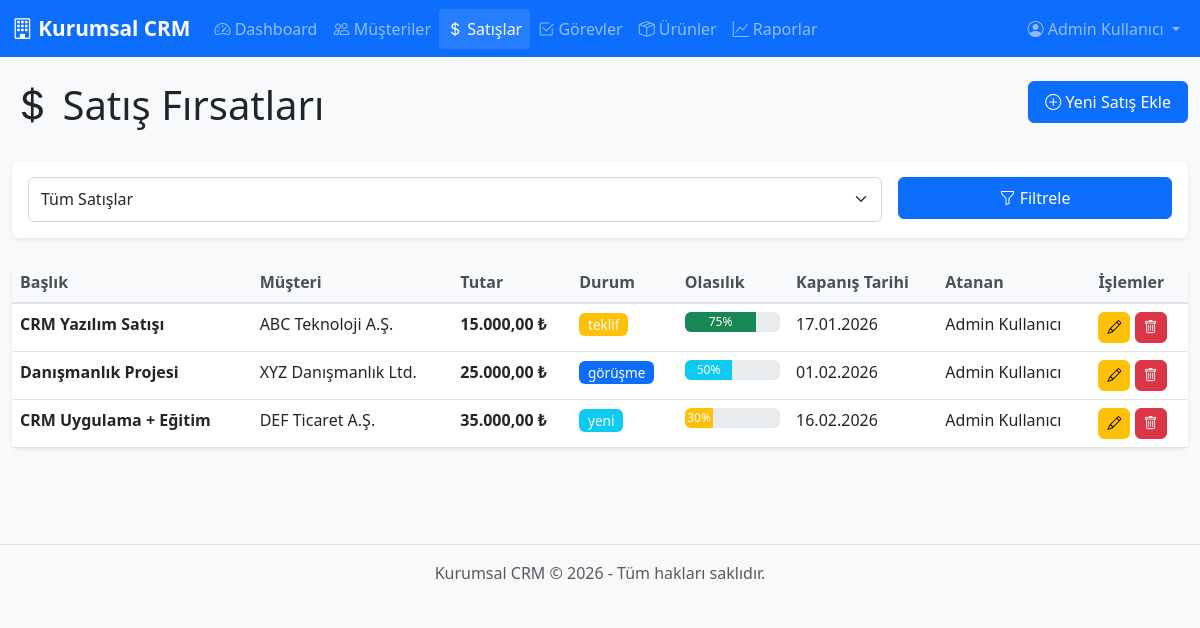
/sales.php (signed in), run on the app's committed database.
### tables this page shows
CREATE TABLE IF NOT EXISTS sales (
    id INT PRIMARY KEY AUTO_INCREMENT,
    customer_id INT NOT NULL,
    title VARCHAR(200) NOT NULL,
    description TEXT,
    amount DECIMAL(12,2) NOT NULL DEFAULT 0.00,
    currency VARCHAR(3) DEFAULT 'TRY',
    status ENUM('yeni', 'görüşme', 'teklif', 'kazanıldı', 'kaybedildi') DEFAULT 'yeni',
    probability INT DEFAULT 50,
    expected_close_date DATE,
    assigned_to INT,
    created_by INT,
    created_at TIMESTAMP DEFAULT CURRENT_TIMESTAMP,
    updated_at TIMESTAMP DEFAULT CURRENT_TIMESTAMP ON UPDATE CURRENT_TIMESTAMP,
    FOREIGN KEY (customer_id) REFERENCES customers(id) ON DELETE CASCADE,
    FOREIGN KEY (assigned_to) REFERENCES users(id) ON DELETE SET NULL,
    FOREIGN KEY (created_by) REFERENCES users(id) ON DELETE SET NULL
);

CREATE TABLE IF NOT EXISTS customers (
    id INT PRIMARY KEY AUTO_INCREMENT,
    company_name VARCHAR(200) NOT NULL,
    contact_person VARCHAR(100),
    email VARCHAR(100),
    phone VARCHAR(20),
    mobile VARCHAR(20),
    address TEXT,
    city VARCHAR(50),
    country VARCHAR(50),
    tax_number VARCHAR(50),
    industry VARCHAR(100),
    website VARCHAR(200),
    customer_type ENUM('potansiyel', 'aktif', 'pasif') DEFAULT 'potansiyel',
    notes TEXT,
    created_by INT,
    created_at TIMESTAMP DEFAULT CURRENT_TIMESTAMP,
    updated_at TIMESTAMP DEFAULT CURRENT_TIMESTAMP ON UPDATE CURRENT_TIMESTAMP,
    FOREIGN KEY (created_by) REFERENCES users(id) ON DELETE SET NULL
);

CREATE TABLE IF NOT EXISTS users (
    id INT PRIMARY KEY AUTO_INCREMENT,
    username VARCHAR(50) UNIQUE NOT NULL,
    password VARCHAR(255) NOT NULL,
    full_name VARCHAR(100) NOT NULL,
    email VARCHAR(100) UNIQUE NOT NULL,
    role ENUM('admin', 'manager', 'user') DEFAULT 'user',
    created_at TIMESTAMP DEFAULT CURRENT_TIMESTAMP,
    last_login TIMESTAMP NULL,
    status ENUM('active', 'inactive') DEFAULT 'active'
);

### sales.php (the view, shortened to what this page needs)
<?php
require_once 'config.php';
include 'header.php';
$where = "1=1";
$sales = $conn->query("SELECT s.*, c.company_name, u.full_name as assigned_name
                       FROM sales s
                       LEFT JOIN customers c ON s.customer_id = c.id
                       LEFT JOIN users u ON s.assigned_to = u.id
                       WHERE $where
                       ORDER BY s.created_at DESC");
?>
<div class="row mb-4">
    <div class="col-md-6">
        <h1><i class="bi bi-currency-dollar"></i> Satış Fırsatları</h1>
    </div>
    <div class="col-md-6 text-end">
        <a href="sale_add.php" class="btn btn-primary">
            <i class="bi bi-plus-circle"></i> Yeni Satış Ekle
        </a>
    </div>
</div>
<div class="card mb-4">
    <div class="card-body">
        <form method="GET" action="" class="row g-3">
            <div class="col-md-9">
                <select class="form-select" name="filter">
                    <option value="">Tüm Satışlar</option>
                </select>
            </div>
            <div class="col-md-3">
                <button type="submit" class="btn btn-primary w-100"><i class="bi bi-funnel"></i> Filtrele</button>
            </div>
        </form>
    </div>
</div>
<div class="card">
    <div class="card-body p-0">
        <div class="table-responsive">
            <table class="table table-hover mb-0">
                <thead>
                    <tr>
                        <th>Başlık</th>
                        <th>Müşteri</th>
                        <th>Tutar</th>
                        <th>Durum</th>
                        <th>Olasılık</th>
                        <th>Kapanış Tarihi</th>
                        <th>Atanan</th>
                        <th>İşlemler</th>
                    </tr>
                </thead>
                <tbody>
                    <?php if ($sales->num_rows > 0): ?>
                        <?php while ($sale = $sales->fetch_assoc()): ?>
                        <tr>
                            <td><strong><?php echo htmlspecialchars($sale['title']); ?></strong></td>
                            <td><?php echo htmlspecialchars($sale['company_name']); ?></td>
                            <td><strong><?php echo formatCurrency($sale['amount'], $sale['currency']); ?></strong></td>
                            <td><?php echo getStatusBadge($sale['status'], 'sale'); ?></td>
                            <td>
                                <div class="progress" style="height: 20px; min-width: 80px;">
                                    <div class="progress-bar bg-<?php echo $sale['probability'] >= 75 ? 'success' : ($sale['probability'] >= 50 ? 'info' : 'warning'); ?>"
                                         role="progressbar" style="width: <?php echo $sale['probability']; ?>%">
                                        <?php echo $sale['probability']; ?>%
                                    </div>
                                </div>
                            </td>
                            <td><?php echo formatDate($sale['expected_close_date']); ?></td>
                            <td><?php echo htmlspecialchars($sale['assigned_name'] ?? '-'); ?></td>
                            <td>
                                <a href="sale_edit.php?id=<?php echo $sale['id']; ?>" class="btn btn-sm btn-warning" title="Düzenle">
                                    <i class="bi bi-pencil"></i>
                                </a>
                                <a href="sale_delete.php?id=<?php echo $sale['id']; ?>" class="btn btn-sm btn-danger"
                                   onclick="return confirmDelete('Bu satışı silmek istediğinizden emin misiniz?');" title="Sil">
                                    <i class="bi bi-trash"></i>
                                </a>
                            </td>
                        </tr>
                        <?php endwhile; ?>
                    <?php endif; ?>
                </tbody>
            </table>
        </div>
    </div>
</div>
<?php include 'footer.php'; ?>

### header.php (shortened to what this page needs)
<?php
$user = getUser();
$current_page = basename($_SERVER['PHP_SELF'], '.php');
?>
<!DOCTYPE html>
<html lang="tr">
<head>
    <link href="https://cdn.jsdelivr.net/npm/bootstrap@5.3.0/dist/css/bootstrap.min.css" rel="stylesheet">
    <link rel="stylesheet" href="https://cdn.jsdelivr.net/npm/bootstrap-icons@1.11.0/font/bootstrap-icons.css">
    <link rel="stylesheet" href="style.css">
</head>
<body>
    <nav class="navbar navbar-expand-lg navbar-dark bg-primary sticky-top">
        <div class="container-fluid">
            <a class="navbar-brand" href="index.php">
                <i class="bi bi-building"></i> Kurumsal CRM
            </a>
            <div class="collapse navbar-collapse" id="navbarNav">
                <ul class="navbar-nav me-auto">
                    <li class="nav-item">
                        <a class="nav-link <?php echo $current_page == 'index' ? 'active' : ''; ?>" href="index.php">
                            <i class="bi bi-speedometer2"></i> Dashboard
                        </a>
                    </li>
                    <li class="nav-item">
                        <a class="nav-link <?php echo $current_page == 'customers' ? 'active' : ''; ?>" href="customers.php">
                            <i class="bi bi-people"></i> Müşteriler
                        </a>
                    </li>
                    <li class="nav-item">
                        <a class="nav-link <?php echo $current_page == 'sales' ? 'active' : ''; ?>" href="sales.php">
                            <i class="bi bi-currency-dollar"></i> Satışlar
                        </a>
                    </li>
                    <li class="nav-item">
                        <a class="nav-link <?php echo $current_page == 'tasks' ? 'active' : ''; ?>" href="tasks.php">
                            <i class="bi bi-check2-square"></i> Görevler
                        </a>
                    </li>
                    <li class="nav-item">
                        <a class="nav-link <?php echo $current_page == 'products' ? 'active' : ''; ?>" href="products.php">
                            <i class="bi bi-box-seam"></i> Ürünler
                        </a>
                    </li>
                    <li class="nav-item">
                        <a class="nav-link <?php echo $current_page == 'reports' ? 'active' : ''; ?>" href="reports.php">
                            <i class="bi bi-graph-up"></i> Raporlar
                        </a>
                    </li>
                </ul>
                <ul class="navbar-nav">
                    <li class="nav-item dropdown">
                        <a class="nav-link dropdown-toggle" href="#" id="userDropdown" role="button" data-bs-toggle="dropdown">
                            <i class="bi bi-person-circle"></i> <?php echo htmlspecialchars($user['full_name']); ?>
                        </a>
                    </li>
                </ul>
            </div>
        </div>
    </nav>
    <div class="container-fluid py-4">

### config.php (shortened to what this page needs)
<?php
function isLoggedIn() {
    return isset($_SESSION['user_id']) && !empty($_SESSION['user_id']);
}
function getUser() {
    if (isLoggedIn()) {
        return [
            'id' => $_SESSION['user_id'],
            'username' => $_SESSION['username'],
            'full_name' => $_SESSION['full_name'],
            'role' => $_SESSION['role']
        ];
    }
    return null;
}
function formatCurrency($amount, $currency = 'TRY') {
    $symbol = ($currency == 'TRY') ? '₺' : $currency;
    return number_format($amount, 2, ',', '.') . ' ' . $symbol;
}
function formatDate($date) {
    return date('d.m.Y', strtotime($date));
}
function getStatusBadge($status, $type = 'default') {
    $badges = [
        'customer' => [
            'potansiyel' => 'warning',
            'aktif' => 'success',
            'pasif' => 'secondary'
        ],
        'sale' => [
            'yeni' => 'info',
            'görüşme' => 'primary',
            'teklif' => 'warning',
            'kazanıldı' => 'success',
            'kaybedildi' => 'danger'
        ],
        'task' => [
            'bekliyor' => 'secondary',
            'devam_ediyor' => 'primary',
            'tamamlandı' => 'success',
            'iptal' => 'danger'
        ],
        'priority' => [
            'düşük' => 'info',
            'normal' => 'secondary',
            'yüksek' => 'warning',
            'acil' => 'danger'
        ]
    ];
    $color = isset($badges[$type][$status]) ? $badges[$type][$status] : 'secondary';
    return "<span class='badge bg-{$color}'>{$status}</span>";
}
?>

### footer.php (shortened to what this page needs)
    </div>
    <footer class="footer mt-5 py-3 bg-light">
        <div class="container-fluid text-center">
            <span class="text-muted">Kurumsal CRM © <?php echo date('Y'); ?> - Tüm hakları saklıdır.</span>
        </div>
    </footer>
</body>
</html>

### style.css (style rules this page uses)
:root { --primary-color: #0d6efd; --secondary-color: #6c757d; --success-color: #198754; --danger-color: #dc3545; --warning-color: #ffc107; --info-color: #0dcaf0; }
body { font-family: 'Segoe UI', Tahoma, Geneva, Verdana, sans-serif; background-color: #f8f9fa; }
.navbar-brand { font-weight: 600; font-size: 1.3rem; }
.navbar-nav .nav-link { padding: 0.5rem 1rem; border-radius: 0.25rem; transition: background-color 0.2s; }
.navbar-nav .nav-link:hover, .navbar-nav .nav-link.active { background-color: rgba(255, 255, 255, 0.1); }
.card { border: none; box-shadow: 0 0.125rem 0.25rem rgba(0, 0, 0, 0.075); border-radius: 0.5rem; margin-bottom: 1.5rem; }
.table { margin-bottom: 0; }
.table thead th { border-bottom: 2px solid #dee2e6; font-weight: 600; color: #495057; background-color: #f8f9fa; }
.table tbody tr { transition: background-color 0.2s; }
.badge { padding: 0.35em 0.65em; font-weight: 500; font-size: 0.85em; }
.btn { padding: 0.5rem 1rem; border-radius: 0.375rem; font-weight: 500; transition: all 0.2s; }
.btn-sm { padding: 0.25rem 0.5rem; font-size: 0.875rem; }
.form-control, .form-select { border-radius: 0.375rem; border: 1px solid #ced4da; padding: 0.575rem 0.75rem; }
.footer { margin-top: auto; background-color: #f8f9fa; border-top: 1px solid #dee2e6; }
.progress { background-color: #e9ecef; border-radius: 0.375rem; }
.progress-bar { background-color: var(--primary-color); }

### data on the page
sales: title "CRM Yazılım Satışı", customer.company_name "ABC Teknoloji A.Ş.", formatCurrency($sale['amount'], $sale['currency']) "15.000,00 ₺", status "teklif", probability "75", expected_close_date "17.01.2026", assigned_to.full_name "Admin Kullanıcı"
sales: title "Danışmanlık Projesi", customer.company_name "XYZ Danışmanlık Ltd.", formatCurrency($sale['amount'], $sale['currency']) "25.000,00 ₺", status "görüşme", probability "50", expected_close_date "01.02.2026", assigned_to.full_name "Admin Kullanıcı"
sales: title "CRM Uygulama + Eğitim", customer.company_name "DEF Ticaret A.Ş.", formatCurrency($sale['amount'], $sale['currency']) "35.000,00 ₺", status "yeni", probability "30", expected_close_date "16.02.2026", assigned_to.full_name "Admin Kullanıcı"

### other printed values
$user['full_name'] "Admin Kullanıcı"
